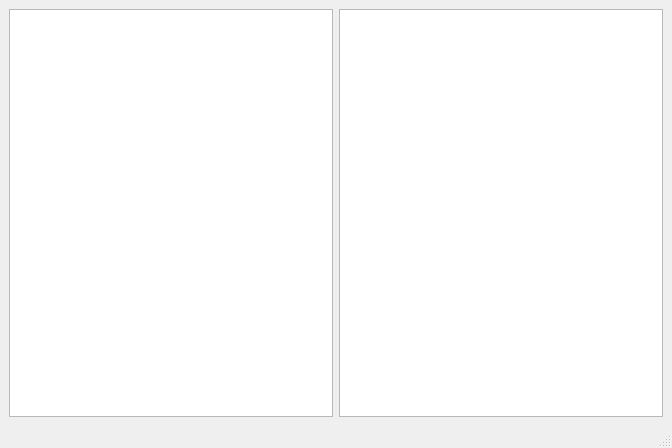
<?xml version="1.0" encoding="UTF-8"?>
<ui version="4.0">
 <class>MainWindow</class>
 <widget class="QMainWindow" name="MainWindow">
  <property name="geometry">
   <rect>
    <x>0</x>
    <y>0</y>
    <width>672</width>
    <height>448</height>
   </rect>
  </property>
  <property name="windowTitle">
   <string>Compound Editor</string>
  </property>
  <widget class="QWidget" name="centralwidget">
   <layout class="QHBoxLayout" name="horizontalLayout">
    <item>
     <widget class="QTableView" name="tableViewInputs"/>
    </item>
    <item>
     <widget class="QTableView" name="tableViewOutputs"/>
    </item>
   </layout>
  </widget>
  <widget class="QMenuBar" name="menubar">
   <property name="geometry">
    <rect>
     <x>0</x>
     <y>0</y>
     <width>672</width>
     <height>20</height>
    </rect>
   </property>
  </widget>
  <widget class="QStatusBar" name="statusbar"/>
 </widget>
 <resources/>
 <connections/>
</ui>
